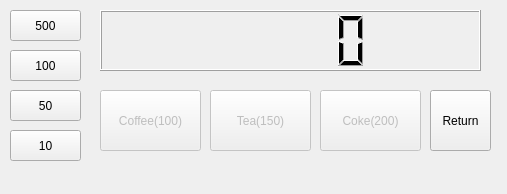
<?xml version="1.0" encoding="UTF-8"?>
<ui version="4.0">
 <class>Widget</class>
 <widget class="QWidget" name="Widget">
  <property name="geometry">
   <rect>
    <x>0</x>
    <y>0</y>
    <width>507</width>
    <height>194</height>
   </rect>
  </property>
  <property name="windowTitle">
   <string>Widget</string>
  </property>
  <widget class="QPushButton" name="pb50">
   <property name="geometry">
    <rect>
     <x>10</x>
     <y>90</y>
     <width>71</width>
     <height>31</height>
    </rect>
   </property>
   <property name="text">
    <string>50</string>
   </property>
  </widget>
  <widget class="QPushButton" name="pb100">
   <property name="geometry">
    <rect>
     <x>10</x>
     <y>50</y>
     <width>71</width>
     <height>31</height>
    </rect>
   </property>
   <property name="text">
    <string>100</string>
   </property>
  </widget>
  <widget class="QPushButton" name="pb500">
   <property name="geometry">
    <rect>
     <x>10</x>
     <y>10</y>
     <width>71</width>
     <height>31</height>
    </rect>
   </property>
   <property name="text">
    <string>500</string>
   </property>
  </widget>
  <widget class="QLCDNumber" name="lcdNumber">
   <property name="geometry">
    <rect>
     <x>100</x>
     <y>10</y>
     <width>381</width>
     <height>61</height>
    </rect>
   </property>
  </widget>
  <widget class="QPushButton" name="pb10">
   <property name="geometry">
    <rect>
     <x>10</x>
     <y>130</y>
     <width>71</width>
     <height>31</height>
    </rect>
   </property>
   <property name="text">
    <string>10</string>
   </property>
  </widget>
  <widget class="QPushButton" name="pbCoffee">
   <property name="enabled">
    <bool>false</bool>
   </property>
   <property name="geometry">
    <rect>
     <x>100</x>
     <y>90</y>
     <width>101</width>
     <height>61</height>
    </rect>
   </property>
   <property name="text">
    <string>Coffee(100)</string>
   </property>
  </widget>
  <widget class="QPushButton" name="pbTea">
   <property name="enabled">
    <bool>false</bool>
   </property>
   <property name="geometry">
    <rect>
     <x>210</x>
     <y>90</y>
     <width>101</width>
     <height>61</height>
    </rect>
   </property>
   <property name="text">
    <string>Tea(150)</string>
   </property>
  </widget>
  <widget class="QPushButton" name="pbCoke">
   <property name="enabled">
    <bool>false</bool>
   </property>
   <property name="geometry">
    <rect>
     <x>320</x>
     <y>90</y>
     <width>101</width>
     <height>61</height>
    </rect>
   </property>
   <property name="text">
    <string>Coke(200)</string>
   </property>
  </widget>
  <widget class="QPushButton" name="pbReturn">
   <property name="geometry">
    <rect>
     <x>430</x>
     <y>90</y>
     <width>61</width>
     <height>61</height>
    </rect>
   </property>
   <property name="text">
    <string>Return</string>
   </property>
  </widget>
 </widget>
 <layoutdefault spacing="6" margin="11"/>
 <resources/>
 <connections/>
</ui>
